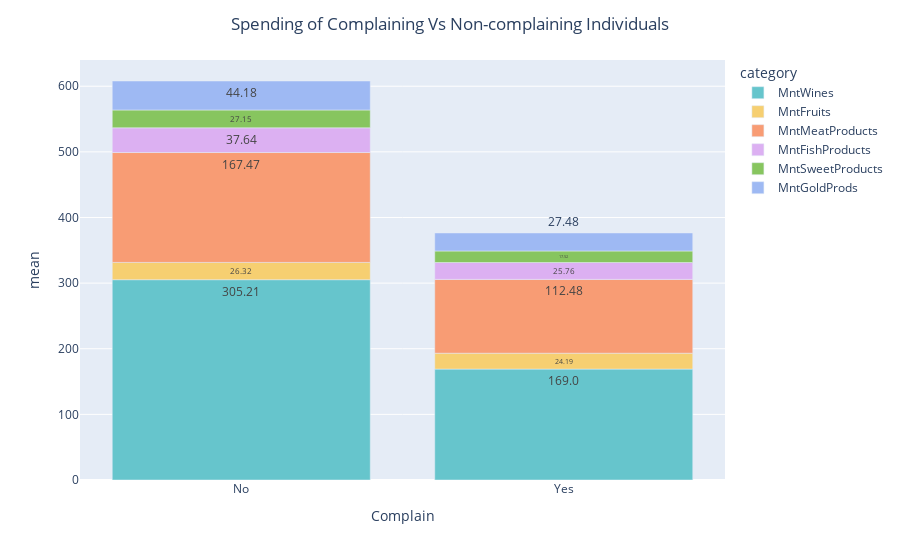

The notebook cell this image was saved under:
### Markdown cell above
### 3.2.3 Does Dissatisfaction Affect Spending? <a class="anchor" id="eda_products_3"></a>

### Code cell
cat = df.copy()
cat.Complain = cat.Complain.map({0:"No", 1:"Yes"})
cat = round(cat.groupby('Complain')[['MntWines', 'MntFruits', 'MntMeatProducts', 'MntFishProducts',
          'MntSweetProducts', 'MntGoldProds']].mean().T.unstack().reset_index(level=1, name='mean') \
          .rename(columns={'level_1':'category'}).reset_index(), 2)

fig = px.bar(data_frame=cat, y='mean', x='Complain',
             text=cat['mean'].map(lambda x: str(x)),
             color_discrete_sequence=px.colors.qualitative.Pastel,
             color='category')

fig.update_layout(title="Spending of Complaining Vs Non-complaining Individuals", title_x=0.5)

### Figure 1 — Plotly figure (JSON) as saved in the notebook; plotly's stock layout.template omitted (floating-point values rounded to 4 significant figures)
{"data": [{"alignmentgroup": "True", "hovertemplate": "category=MntWines<br>Complain=%{x}<br>mean=%{y}<br>text=%{text}<extra></extra>", "legendgroup": "MntWines", "marker": {"color": "rgb(102, 197, 204)", "pattern": {"shape": ""}}, "name": "MntWines", "offsetgroup": "MntWines", "orientation": "v", "showlegend": true, "text": ["305.21", "169.0"], "textposition": "auto", "type": "bar", "x": ["No", "Yes"], "xaxis": "x", "y": [305.2, 169], "yaxis": "y"}, {"alignmentgroup": "True", "hovertemplate": "category=MntFruits<br>Complain=%{x}<br>mean=%{y}<br>text=%{text}<extra></extra>", "legendgroup": "MntFruits", "marker": {"color": "rgb(246, 207, 113)", "pattern": {"shape": ""}}, "name": "MntFruits", "offsetgroup": "MntFruits", "orientation": "v", "showlegend": true, "text": ["26.32", "24.19"], "textposition": "auto", "type": "bar", "x": ["No", "Yes"], "xaxis": "x", "y": [26.32, 24.19], "yaxis": "y"}, {"alignmentgroup": "True", "hovertemplate": "category=MntMeatProducts<br>Complain=%{x}<br>mean=%{y}<br>text=%{text}<extra></extra>", "legendgroup": "MntMeatProducts", "marker": {"color": "rgb(248, 156, 116)", "pattern": {"shape": ""}}, "name": "MntMeatProducts", "offsetgroup": "MntMeatProducts", "orientation": "v", "showlegend": true, "text": ["167.47", "112.48"], "textposition": "auto", "type": "bar", "x": ["No", "Yes"], "xaxis": "x", "y": [167.5, 112.5], "yaxis": "y"}, {"alignmentgroup": "True", "hovertemplate": "category=MntFishProducts<br>Complain=%{x}<br>mean=%{y}<br>text=%{text}<extra></extra>", "legendgroup": "MntFishProducts", "marker": {"color": "rgb(220, 176, 242)", "pattern": {"shape": ""}}, "name": "MntFishProducts", "offsetgroup": "MntFishProducts", "orientation": "v", "showlegend": true, "text": ["37.64", "25.76"], "textposition": "auto", "type": "bar", "x": ["No", "Yes"], "xaxis": "x", "y": [37.64, 25.76], "yaxis": "y"}, {"alignmentgroup": "True", "hovertemplate": "category=MntSweetProducts<br>Complain=%{x}<br>mean=%{y}<br>text=%{text}<extra></extra>", "legendgroup": "MntSweetProducts", "marker": {"color": "rgb(135, 197, 95)", "pattern": {"shape": ""}}, "name": "MntSweetProducts", "offsetgroup": "MntSweetProducts", "orientation": "v", "showlegend": true, "text": ["27.15", "17.52"], "textposition": "auto", "type": "bar", "x": ["No", "Yes"], "xaxis": "x", "y": [27.15, 17.52], "yaxis": "y"}, {"alignmentgroup": "True", "hovertemplate": "category=MntGoldProds<br>Complain=%{x}<br>mean=%{y}<br>text=%{text}<extra></extra>", "legendgroup": "MntGoldProds", "marker": {"color": "rgb(158, 185, 243)", "pattern": {"shape": ""}}, "name": "MntGoldProds", "offsetgroup": "MntGoldProds", "orientation": "v", "showlegend": true, "text": ["44.18", "27.48"], "textposition": "auto", "type": "bar", "x": ["No", "Yes"], "xaxis": "x", "y": [44.18, 27.48], "yaxis": "y"}], "layout": {"barmode": "relative", "legend": {"title": {"text": "category"}, "tracegroupgap": 0}, "margin": {"t": 60}, "title": {"text": "Spending of Complaining Vs Non-complaining Individuals", "x": 0.5}, "xaxis": {"anchor": "y", "domain": [0, 1], "title": {"text": "Complain"}}, "yaxis": {"anchor": "x", "domain": [0, 1], "title": {"text": "mean"}}}}
